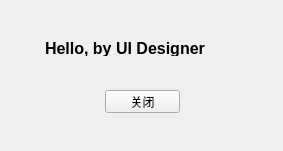
<?xml version="1.0" encoding="UTF-8"?>
<ui version="4.0">
 <class>FormHello</class>
 <widget class="QWidget" name="FormHello">
  <property name="geometry">
   <rect>
    <x>0</x>
    <y>0</y>
    <width>283</width>
    <height>151</height>
   </rect>
  </property>
  <property name="windowTitle">
   <string>Demo2_2</string>
  </property>
  <widget class="QLabel" name="LabHello">
   <property name="geometry">
    <rect>
     <x>45</x>
     <y>40</y>
     <width>189</width>
     <height>16</height>
    </rect>
   </property>
   <property name="font">
    <font>
     <pointsize>12</pointsize>
     <weight>75</weight>
     <bold>true</bold>
    </font>
   </property>
   <property name="text">
    <string>Hello, by UI Designer</string>
   </property>
   <property name="scaledContents">
    <bool>false</bool>
   </property>
  </widget>
  <widget class="QPushButton" name="btnClose">
   <property name="geometry">
    <rect>
     <x>105</x>
     <y>90</y>
     <width>75</width>
     <height>23</height>
    </rect>
   </property>
   <property name="text">
    <string>关闭</string>
   </property>
  </widget>
 </widget>
 <resources/>
 <connections/>
</ui>
